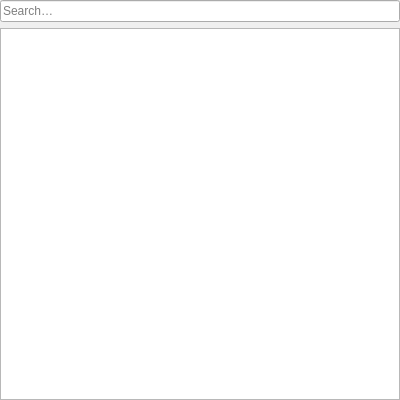
<?xml version="1.0" encoding="UTF-8"?>
<ui version="4.0">
 <class>Otter::TabHistoryContentsWidget</class>
 <widget class="QWidget" name="Otter::TabHistoryContentsWidget">
  <property name="geometry">
   <rect>
    <x>0</x>
    <y>0</y>
    <width>400</width>
    <height>400</height>
   </rect>
  </property>
  <layout class="QVBoxLayout" name="verticalLayout" stretch="0,0">
   <property name="leftMargin">
    <number>0</number>
   </property>
   <property name="topMargin">
    <number>0</number>
   </property>
   <property name="rightMargin">
    <number>0</number>
   </property>
   <property name="bottomMargin">
    <number>0</number>
   </property>
   <item>
    <widget class="Otter::LineEditWidget" name="filterLineEditWidget">
     <property name="placeholderText">
      <string>Search…</string>
     </property>
     <property name="clearButtonEnabled">
      <bool>true</bool>
     </property>
    </widget>
   </item>
   <item>
    <widget class="Otter::ItemViewWidget" name="informationViewWidget">
     <property name="contextMenuPolicy">
      <enum>Qt::CustomContextMenu</enum>
     </property>
     <property name="editTriggers">
      <set>QAbstractItemView::NoEditTriggers</set>
     </property>
     <property name="selectionMode">
      <enum>QAbstractItemView::SingleSelection</enum>
     </property>
     <attribute name="headerDefaultSectionSize">
      <number>200</number>
     </attribute>
    </widget>
   </item>
  </layout>
 </widget>
 <customwidgets>
  <customwidget>
   <class>Otter::ItemViewWidget</class>
   <extends>QTreeView</extends>
   <header>src/ui/ItemViewWidget.h</header>
  </customwidget>
  <customwidget>
   <class>Otter::LineEditWidget</class>
   <extends>QLineEdit</extends>
   <header>src/ui/LineEditWidget.h</header>
  </customwidget>
 </customwidgets>
 <tabstops>
  <tabstop>informationViewWidget</tabstop>
 </tabstops>
 <resources/>
 <connections/>
</ui>
